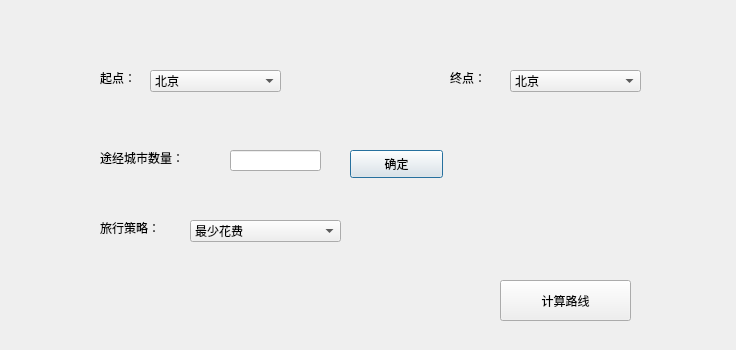
<?xml version="1.0" encoding="UTF-8"?>
<ui version="4.0">
 <class>newRouteDlg</class>
 <widget class="QDialog" name="newRouteDlg">
  <property name="geometry">
   <rect>
    <x>0</x>
    <y>0</y>
    <width>736</width>
    <height>350</height>
   </rect>
  </property>
  <property name="windowTitle">
   <string>Dialog</string>
  </property>
  <widget class="QComboBox" name="src_cbx">
   <property name="geometry">
    <rect>
     <x>150</x>
     <y>70</y>
     <width>131</width>
     <height>22</height>
    </rect>
   </property>
   <item>
    <property name="text">
     <string>北京</string>
    </property>
   </item>
   <item>
    <property name="text">
     <string>天津</string>
    </property>
   </item>
   <item>
    <property name="text">
     <string>西安</string>
    </property>
   </item>
   <item>
    <property name="text">
     <string>上海</string>
    </property>
   </item>
  </widget>
  <widget class="QLabel" name="label">
   <property name="geometry">
    <rect>
     <x>100</x>
     <y>70</y>
     <width>72</width>
     <height>15</height>
    </rect>
   </property>
   <property name="text">
    <string>起点：</string>
   </property>
  </widget>
  <widget class="QLabel" name="label_2">
   <property name="geometry">
    <rect>
     <x>450</x>
     <y>70</y>
     <width>72</width>
     <height>15</height>
    </rect>
   </property>
   <property name="text">
    <string>终点：</string>
   </property>
  </widget>
  <widget class="QComboBox" name="dest_cbx">
   <property name="geometry">
    <rect>
     <x>510</x>
     <y>70</y>
     <width>131</width>
     <height>22</height>
    </rect>
   </property>
   <item>
    <property name="text">
     <string>北京</string>
    </property>
   </item>
   <item>
    <property name="text">
     <string>天津</string>
    </property>
   </item>
   <item>
    <property name="text">
     <string>西安</string>
    </property>
   </item>
   <item>
    <property name="text">
     <string>上海</string>
    </property>
   </item>
  </widget>
  <widget class="QLabel" name="label_3">
   <property name="geometry">
    <rect>
     <x>100</x>
     <y>150</y>
     <width>111</width>
     <height>16</height>
    </rect>
   </property>
   <property name="text">
    <string>途经城市数量：</string>
   </property>
  </widget>
  <widget class="QLineEdit" name="cityNum_lineEdit">
   <property name="geometry">
    <rect>
     <x>230</x>
     <y>150</y>
     <width>91</width>
     <height>21</height>
    </rect>
   </property>
  </widget>
  <widget class="QPushButton" name="passby_btn">
   <property name="geometry">
    <rect>
     <x>350</x>
     <y>150</y>
     <width>93</width>
     <height>28</height>
    </rect>
   </property>
   <property name="text">
    <string>确定</string>
   </property>
  </widget>
  <widget class="QLabel" name="label_4">
   <property name="geometry">
    <rect>
     <x>100</x>
     <y>220</y>
     <width>72</width>
     <height>15</height>
    </rect>
   </property>
   <property name="text">
    <string>旅行策略：</string>
   </property>
  </widget>
  <widget class="QComboBox" name="strategy_cbx">
   <property name="geometry">
    <rect>
     <x>190</x>
     <y>220</y>
     <width>151</width>
     <height>22</height>
    </rect>
   </property>
   <item>
    <property name="text">
     <string>最少花费</string>
    </property>
   </item>
   <item>
    <property name="text">
     <string>最短用时</string>
    </property>
   </item>
   <item>
    <property name="text">
     <string>限制时间最少花费</string>
    </property>
   </item>
  </widget>
  <widget class="QPushButton" name="pushButton_2">
   <property name="geometry">
    <rect>
     <x>500</x>
     <y>280</y>
     <width>131</width>
     <height>41</height>
    </rect>
   </property>
   <property name="text">
    <string>计算路线</string>
   </property>
  </widget>
 </widget>
 <resources/>
 <connections/>
</ui>
